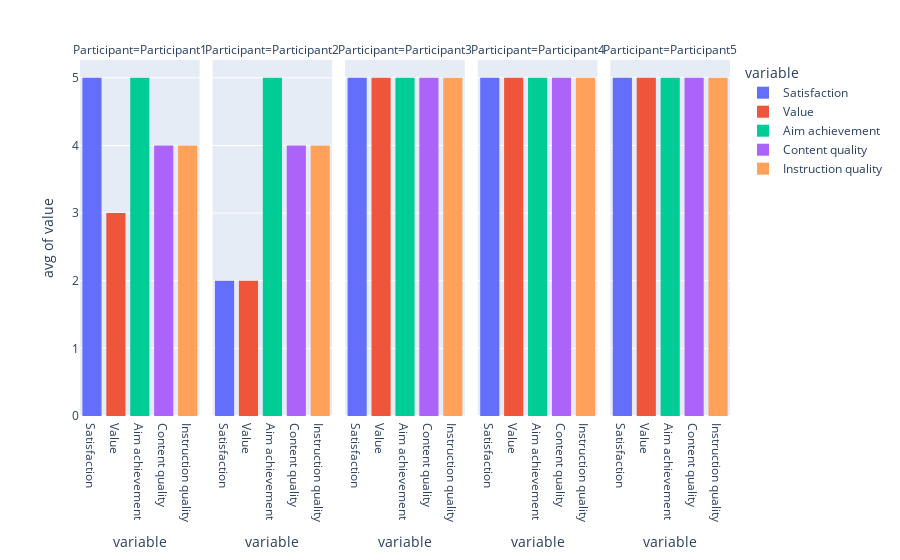

Notebook source saved alongside this figure:
### Markdown cell above
##### Sample survey data vizualization

### Code cell
import plotly.express as px

import plotly.io as pio
pio.renderers
pio.renderers.default = "plotly_mimetype+notebook_connected"
plot = px.histogram(df_long, x='variable', y='value', color='variable', facet_col='Participant', histfunc='avg')
plot

### Figure 1 — Plotly figure (JSON) as saved in the notebook; plotly's stock layout.template omitted (floating-point values rounded to 4 significant figures)
{"data": [{"alignmentgroup": "True", "bingroup": "x", "histfunc": "avg", "hovertemplate": "variable=%{x}<br>Participant=Participant1<br>avg of value=%{y}<extra></extra>", "legendgroup": "Satisfaction", "marker": {"color": "#636efa", "pattern": {"shape": ""}}, "name": "Satisfaction", "offsetgroup": "Satisfaction", "orientation": "v", "showlegend": true, "type": "histogram", "x": ["Satisfaction"], "xaxis": "x", "y": [5], "yaxis": "y"}, {"alignmentgroup": "True", "bingroup": "x", "histfunc": "avg", "hovertemplate": "variable=%{x}<br>Participant=Participant2<br>avg of value=%{y}<extra></extra>", "legendgroup": "Satisfaction", "marker": {"color": "#636efa", "pattern": {"shape": ""}}, "name": "Satisfaction", "offsetgroup": "Satisfaction", "orientation": "v", "showlegend": false, "type": "histogram", "x": ["Satisfaction"], "xaxis": "x2", "y": [2], "yaxis": "y2"}, {"alignmentgroup": "True", "bingroup": "x", "histfunc": "avg", "hovertemplate": "variable=%{x}<br>Participant=Participant3<br>avg of value=%{y}<extra></extra>", "legendgroup": "Satisfaction", "marker": {"color": "#636efa", "pattern": {"shape": ""}}, "name": "Satisfaction", "offsetgroup": "Satisfaction", "orientation": "v", "showlegend": false, "type": "histogram", "x": ["Satisfaction"], "xaxis": "x3", "y": [5], "yaxis": "y3"}, {"alignmentgroup": "True", "bingroup": "x", "histfunc": "avg", "hovertemplate": "variable=%{x}<br>Participant=Participant4<br>avg of value=%{y}<extra></extra>", "legendgroup": "Satisfaction", "marker": {"color": "#636efa", "pattern": {"shape": ""}}, "name": "Satisfaction", "offsetgroup": "Satisfaction", "orientation": "v", "showlegend": false, "type": "histogram", "x": ["Satisfaction"], "xaxis": "x4", "y": [5], "yaxis": "y4"}, {"alignmentgroup": "True", "bingroup": "x", "histfunc": "avg", "hovertemplate": "variable=%{x}<br>Participant=Participant5<br>avg of value=%{y}<extra></extra>", "legendgroup": "Satisfaction", "marker": {"color": "#636efa", "pattern": {"shape": ""}}, "name": "Satisfaction", "offsetgroup": "Satisfaction", "orientation": "v", "showlegend": false, "type": "histogram", "x": ["Satisfaction"], "xaxis": "x5", "y": [5], "yaxis": "y5"}, {"alignmentgroup": "True", "bingroup": "x", "histfunc": "avg", "hovertemplate": "variable=%{x}<br>Participant=Participant1<br>avg of value=%{y}<extra></extra>", "legendgroup": "Value", "marker": {"color": "#EF553B", "pattern": {"shape": ""}}, "name": "Value", "offsetgroup": "Value", "orientation": "v", "showlegend": true, "type": "histogram", "x": ["Value"], "xaxis": "x", "y": [3], "yaxis": "y"}, {"alignmentgroup": "True", "bingroup": "x", "histfunc": "avg", "hovertemplate": "variable=%{x}<br>Participant=Participant2<br>avg of value=%{y}<extra></extra>", "legendgroup": "Value", "marker": {"color": "#EF553B", "pattern": {"shape": ""}}, "name": "Value", "offsetgroup": "Value", "orientation": "v", "showlegend": false, "type": "histogram", "x": ["Value"], "xaxis": "x2", "y": [2], "yaxis": "y2"}, {"alignmentgroup": "True", "bingroup": "x", "histfunc": "avg", "hovertemplate": "variable=%{x}<br>Participant=Participant3<br>avg of value=%{y}<extra></extra>", "legendgroup": "Value", "marker": {"color": "#EF553B", "pattern": {"shape": ""}}, "name": "Value", "offsetgroup": "Value", "orientation": "v", "showlegend": false, "type": "histogram", "x": ["Value"], "xaxis": "x3", "y": [5], "yaxis": "y3"}, {"alignmentgroup": "True", "bingroup": "x", "histfunc": "avg", "hovertemplate": "variable=%{x}<br>Participant=Participant4<br>avg of value=%{y}<extra></extra>", "legendgroup": "Value", "marker": {"color": "#EF553B", "pattern": {"shape": ""}}, "name": "Value", "offsetgroup": "Value", "orientation": "v", "showlegend": false, "type": "histogram", "x": ["Value"], "xaxis": "x4", "y": [5], "yaxis": "y4"}, {"alignmentgroup": "True", "bingroup": "x", "histfunc": "avg", "hovertemplate": "variable=%{x}<br>Participant=Participant5<br>avg of value=%{y}<extra></extra>", "legendgroup": "Value", "marker": {"color": "#EF553B", "pattern": {"shape": ""}}, "name": "Value", "offsetgroup": "Value", "orientation": "v", "showlegend": false, "type": "histogram", "x": ["Value"], "xaxis": "x5", "y": [5], "yaxis": "y5"}, {"alignmentgroup": "True", "bingroup": "x", "histfunc": "avg", "hovertemplate": "variable=%{x}<br>Participant=Participant1<br>avg of value=%{y}<extra></extra>", "legendgroup": "Aim achievement", "marker": {"color": "#00cc96", "pattern": {"shape": ""}}, "name": "Aim achievement", "offsetgroup": "Aim achievement", "orientation": "v", "showlegend": true, "type": "histogram", "x": ["Aim achievement"], "xaxis": "x", "y": [5], "yaxis": "y"}, {"alignmentgroup": "True", "bingroup": "x", "histfunc": "avg", "hovertemplate": "variable=%{x}<br>Participant=Participant2<br>avg of value=%{y}<extra></extra>", "legendgroup": "Aim achievement", "marker": {"color": "#00cc96", "pattern": {"shape": ""}}, "name": "Aim achievement", "offsetgroup": "Aim achievement", "orientation": "v", "showlegend": false, "type": "histogram", "x": ["Aim achievement"], "xaxis": "x2", "y": [5], "yaxis": "y2"}, {"alignmentgroup": "True", "bingroup": "x", "histfunc": "avg", "hovertemplate": "variable=%{x}<br>Participant=Participant3<br>avg of value=%{y}<extra></extra>", "legendgroup": "Aim achievement", "marker": {"color": "#00cc96", "pattern": {"shape": ""}}, "name": "Aim achievement", "offsetgroup": "Aim achievement", "orientation": "v", "showlegend": false, "type": "histogram", "x": ["Aim achievement"], "xaxis": "x3", "y": [5], "yaxis": "y3"}, {"alignmentgroup": "True", "bingroup": "x", "histfunc": "avg", "hovertemplate": "variable=%{x}<br>Participant=Participant4<br>avg of value=%{y}<extra></extra>", "legendgroup": "Aim achievement", "marker": {"color": "#00cc96", "pattern": {"shape": ""}}, "name": "Aim achievement", "offsetgroup": "Aim achievement", "orientation": "v", "showlegend": false, "type": "histogram", "x": ["Aim achievement"], "xaxis": "x4", "y": [5], "yaxis": "y4"}, {"alignmentgroup": "True", "bingroup": "x", "histfunc": "avg", "hovertemplate": "variable=%{x}<br>Participant=Participant5<br>avg of value=%{y}<extra></extra>", "legendgroup": "Aim achievement", "marker": {"color": "#00cc96", "pattern": {"shape": ""}}, "name": "Aim achievement", "offsetgroup": "Aim achievement", "orientation": "v", "showlegend": false, "type": "histogram", "x": ["Aim achievement"], "xaxis": "x5", "y": [5], "yaxis": "y5"}, {"alignmentgroup": "True", "bingroup": "x", "histfunc": "avg", "hovertemplate": "variable=%{x}<br>Participant=Participant1<br>avg of value=%{y}<extra></extra>", "legendgroup": "Content quality", "marker": {"color": "#ab63fa", "pattern": {"shape": ""}}, "name": "Content quality", "offsetgroup": "Content quality", "orientation": "v", "showlegend": true, "type": "histogram", "x": ["Content quality"], "xaxis": "x", "y": [4], "yaxis": "y"}, {"alignmentgroup": "True", "bingroup": "x", "histfunc": "avg", "hovertemplate": "variable=%{x}<br>Participant=Participant2<br>avg of value=%{y}<extra></extra>", "legendgroup": "Content quality", "marker": {"color": "#ab63fa", "pattern": {"shape": ""}}, "name": "Content quality", "offsetgroup": "Content quality", "orientation": "v", "showlegend": false, "type": "histogram", "x": ["Content quality"], "xaxis": "x2", "y": [4], "yaxis": "y2"}, {"alignmentgroup": "True", "bingroup": "x", "histfunc": "avg", "hovertemplate": "variable=%{x}<br>Participant=Participant3<br>avg of value=%{y}<extra></extra>", "legendgroup": "Content quality", "marker": {"color": "#ab63fa", "pattern": {"shape": ""}}, "name": "Content quality", "offsetgroup": "Content quality", "orientation": "v", "showlegend": false, "type": "histogram", "x": ["Content quality"], "xaxis": "x3", "y": [5], "yaxis": "y3"}, {"alignmentgroup": "True", "bingroup": "x", "histfunc": "avg", "hovertemplate": "variable=%{x}<br>Participant=Participant4<br>avg of value=%{y}<extra></extra>", "legendgroup": "Content quality", "marker": {"color": "#ab63fa", "pattern": {"shape": ""}}, "name": "Content quality", "offsetgroup": "Content quality", "orientation": "v", "showlegend": false, "type": "histogram", "x": ["Content quality"], "xaxis": "x4", "y": [5], "yaxis": "y4"}, {"alignmentgroup": "True", "bingroup": "x", "histfunc": "avg", "hovertemplate": "variable=%{x}<br>Participant=Participant5<br>avg of value=%{y}<extra></extra>", "legendgroup": "Content quality", "marker": {"color": "#ab63fa", "pattern": {"shape": ""}}, "name": "Content quality", "offsetgroup": "Content quality", "orientation": "v", "showlegend": false, "type": "histogram", "x": ["Content quality"], "xaxis": "x5", "y": [5], "yaxis": "y5"}, {"alignmentgroup": "True", "bingroup": "x", "histfunc": "avg", "hovertemplate": "variable=%{x}<br>Participant=Participant1<br>avg of value=%{y}<extra></extra>", "legendgroup": "Instruction quality", "marker": {"color": "#FFA15A", "pattern": {"shape": ""}}, "name": "Instruction quality", "offsetgroup": "Instruction quality", "orientation": "v", "showlegend": true, "type": "histogram", "x": ["Instruction quality"], "xaxis": "x", "y": [4], "yaxis": "y"}, {"alignmentgroup": "True", "bingroup": "x", "histfunc": "avg", "hovertemplate": "variable=%{x}<br>Participant=Participant2<br>avg of value=%{y}<extra></extra>", "legendgroup": "Instruction quality", "marker": {"color": "#FFA15A", "pattern": {"shape": ""}}, "name": "Instruction quality", "offsetgroup": "Instruction quality", "orientation": "v", "showlegend": false, "type": "histogram", "x": ["Instruction quality"], "xaxis": "x2", "y": [4], "yaxis": "y2"}, {"alignmentgroup": "True", "bingroup": "x", "histfunc": "avg", "hovertemplate": "variable=%{x}<br>Participant=Participant3<br>avg of value=%{y}<extra></extra>", "legendgroup": "Instruction quality", "marker": {"color": "#FFA15A", "pattern": {"shape": ""}}, "name": "Instruction quality", "offsetgroup": "Instruction quality", "orientation": "v", "showlegend": false, "type": "histogram", "x": ["Instruction quality"], "xaxis": "x3", "y": [5], "yaxis": "y3"}, {"alignmentgroup": "True", "bingroup": "x", "histfunc": "avg", "hovertemplate": "variable=%{x}<br>Participant=Participant4<br>avg of value=%{y}<extra></extra>", "legendgroup": "Instruction quality", "marker": {"color": "#FFA15A", "pattern": {"shape": ""}}, "name": "Instruction quality", "offsetgroup": "Instruction quality", "orientation": "v", "showlegend": false, "type": "histogram", "x": ["Instruction quality"], "xaxis": "x4", "y": [5], "yaxis": "y4"}, {"alignmentgroup": "True", "bingroup": "x", "histfunc": "avg", "hovertemplate": "variable=%{x}<br>Participant=Participant5<br>avg of value=%{y}<extra></extra>", "legendgroup": "Instruction quality", "marker": {"color": "#FFA15A", "pattern": {"shape": ""}}, "name": "Instruction quality", "offsetgroup": "Instruction quality", "orientation": "v", "showlegend": false, "type": "histogram", "x": ["Instruction quality"], "xaxis": "x5", "y": [5], "yaxis": "y5"}], "layout": {"annotations": [{"font": {}, "showarrow": false, "text": "Participant=Participant1", "x": 0.092, "xanchor": "center", "xref": "paper", "y": 1, "yanchor": "bottom", "yref": "paper"}, {"font": {}, "showarrow": false, "text": "Participant=Participant2", "x": 0.296, "xanchor": "center", "xref": "paper", "y": 1, "yanchor": "bottom", "yref": "paper"}, {"font": {}, "showarrow": false, "text": "Participant=Participant3", "x": 0.5, "xanchor": "center", "xref": "paper", "y": 1, "yanchor": "bottom", "yref": "paper"}, {"font": {}, "showarrow": false, "text": "Participant=Participant4", "x": 0.704, "xanchor": "center", "xref": "paper", "y": 1, "yanchor": "bottom", "yref": "paper"}, {"font": {}, "showarrow": false, "text": "Participant=Participant5", "x": 0.908, "xanchor": "center", "xref": "paper", "y": 1, "yanchor": "bottom", "yref": "paper"}], "autosize": true, "barmode": "relative", "legend": {"title": {"text": "variable"}, "tracegroupgap": 0}, "margin": {"t": 60}, "xaxis": {"anchor": "y", "autorange": true, "categoryarray": ["Satisfaction", "Value", "Aim achievement", "Content quality", "Instruction quality"], "categoryorder": "array", "domain": [0, 0.184], "range": [-0.5, 4.5], "title": {"text": "variable"}, "type": "category"}, "xaxis2": {"anchor": "y2", "autorange": true, "categoryarray": ["Satisfaction", "Value", "Aim achievement", "Content quality", "Instruction quality"], "categoryorder": "array", "domain": [0.204, 0.388], "matches": "x", "range": [-0.5, 4.5], "title": {"text": "variable"}, "type": "category"}, "xaxis3": {"anchor": "y3", "autorange": true, "categoryarray": ["Satisfaction", "Value", "Aim achievement", "Content quality", "Instruction quality"], "categoryorder": "array", "domain": [0.408, 0.592], "matches": "x", "range": [-0.5, 4.5], "title": {"text": "variable"}, "type": "category"}, "xaxis4": {"anchor": "y4", "autorange": true, "categoryarray": ["Satisfaction", "Value", "Aim achievement", "Content quality", "Instruction quality"], "categoryorder": "array", "domain": [0.612, 0.796], "matches": "x", "range": [-0.5, 4.5], "title": {"text": "variable"}, "type": "category"}, "xaxis5": {"anchor": "y5", "autorange": true, "categoryarray": ["Satisfaction", "Value", "Aim achievement", "Content quality", "Instruction quality"], "categoryorder": "array", "domain": [0.816, 1], "matches": "x", "range": [-0.5, 4.5], "title": {"text": "variable"}, "type": "category"}, "yaxis": {"anchor": "x", "autorange": true, "domain": [0, 1], "range": [0, 5.263], "title": {"text": "avg of value"}, "type": "linear"}, "yaxis2": {"anchor": "x2", "autorange": true, "domain": [0, 1], "matches": "y", "range": [0, 5.263], "showticklabels": false, "type": "linear"}, "yaxis3": {"anchor": "x3", "autorange": true, "domain": [0, 1], "matches": "y", "range": [0, 5.263], "showticklabels": false, "type": "linear"}, "yaxis4": {"anchor": "x4", "autorange": true, "domain": [0, 1], "matches": "y", "range": [0, 5.263], "showticklabels": false, "type": "linear"}, "yaxis5": {"anchor": "x5", "autorange": true, "domain": [0, 1], "matches": "y", "range": [0, 5.263], "showticklabels": false, "type": "linear"}}}
